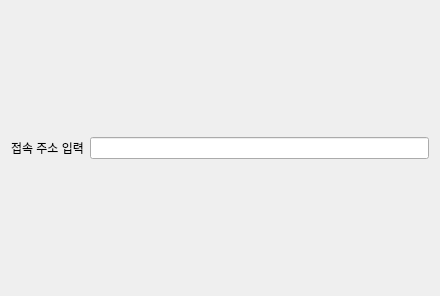
<?xml version="1.0" encoding="UTF-8"?>
<ui version="4.0">
 <class>Dialog</class>
 <widget class="QDialog" name="Dialog">
  <property name="geometry">
   <rect>
    <x>0</x>
    <y>0</y>
    <width>440</width>
    <height>296</height>
   </rect>
  </property>
  <property name="windowTitle">
   <string>Dialog</string>
  </property>
  <layout class="QVBoxLayout" name="verticalLayout_2">
   <item>
    <layout class="QVBoxLayout" name="verticalLayout">
     <item>
      <layout class="QHBoxLayout" name="horizontalLayout">
       <item>
        <widget class="QLabel" name="label">
         <property name="text">
          <string>접속 주소 입력</string>
         </property>
        </widget>
       </item>
       <item>
        <widget class="QLineEdit" name="lineEdit"/>
       </item>
      </layout>
     </item>
    </layout>
   </item>
  </layout>
 </widget>
 <resources/>
 <connections/>
</ui>
